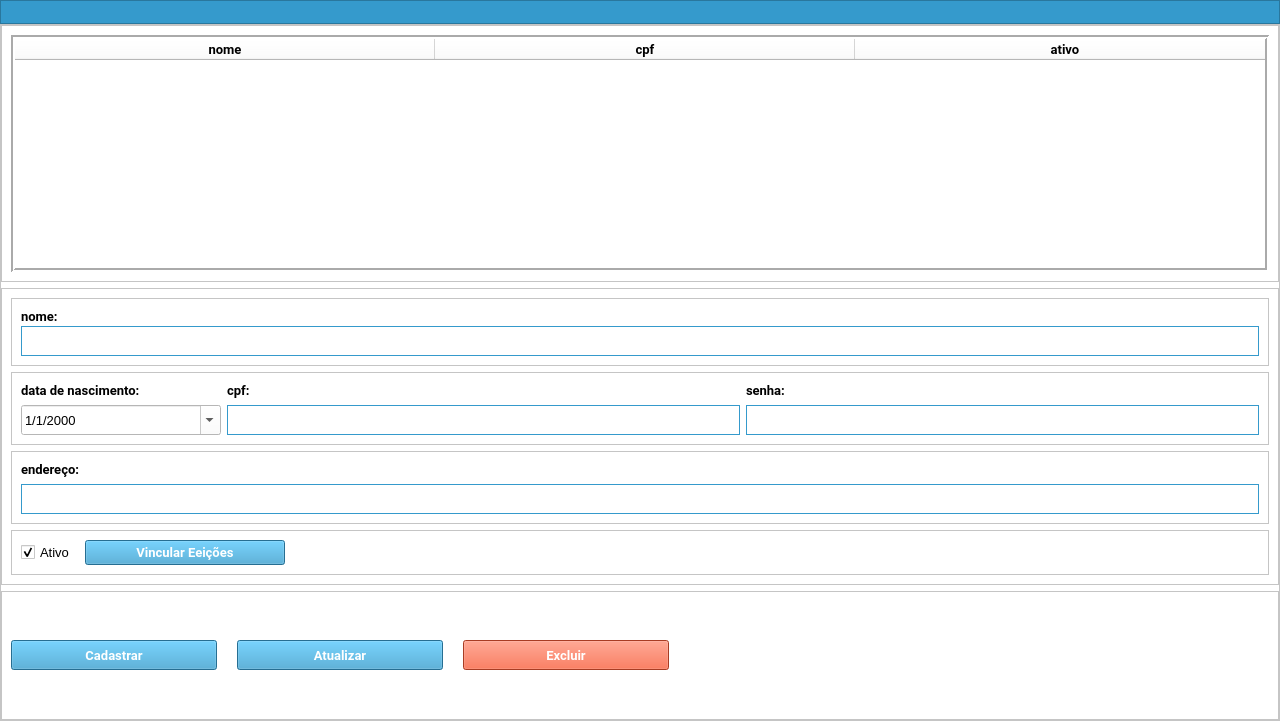
<?xml version="1.0" encoding="UTF-8"?>
<ui version="4.0">
 <class>MainWindow</class>
 <widget class="QMainWindow" name="MainWindow">
  <property name="geometry">
   <rect>
    <x>0</x>
    <y>0</y>
    <width>1280</width>
    <height>721</height>
   </rect>
  </property>
  <property name="windowTitle">
   <string>MainWindow</string>
  </property>
  <property name="windowIcon">
   <iconset>
    <normaloff>icons/logo_50.png</normaloff>icons/logo_50.png</iconset>
  </property>
  <widget class="QWidget" name="centralwidget">
   <layout class="QVBoxLayout" name="verticalLayout_2">
    <property name="spacing">
     <number>0</number>
    </property>
    <property name="leftMargin">
     <number>0</number>
    </property>
    <property name="topMargin">
     <number>0</number>
    </property>
    <property name="rightMargin">
     <number>0</number>
    </property>
    <property name="bottomMargin">
     <number>0</number>
    </property>
    <item>
     <widget class="QFrame" name="frame_menu">
      <property name="sizePolicy">
       <sizepolicy hsizetype="Maximum" vsizetype="Maximum">
        <horstretch>0</horstretch>
        <verstretch>0</verstretch>
       </sizepolicy>
      </property>
      <property name="maximumSize">
       <size>
        <width>16777214</width>
        <height>16777214</height>
       </size>
      </property>
      <property name="styleSheet">
       <string notr="true">background-color: rgb(53, 154, 204);</string>
      </property>
      <property name="frameShape">
       <enum>QFrame::StyledPanel</enum>
      </property>
      <property name="frameShadow">
       <enum>QFrame::Raised</enum>
      </property>
      <layout class="QHBoxLayout" name="horizontalLayout">
       <property name="spacing">
        <number>0</number>
       </property>
       <property name="leftMargin">
        <number>1</number>
       </property>
       <property name="topMargin">
        <number>0</number>
       </property>
       <property name="rightMargin">
        <number>0</number>
       </property>
       <property name="bottomMargin">
        <number>0</number>
       </property>
       <item alignment="Qt::AlignLeft">
        <widget class="QPushButton" name="pushButton_menu_main">
         <property name="enabled">
          <bool>true</bool>
         </property>
         <property name="text">
          <string/>
         </property>
         <property name="icon">
          <iconset>
           <normaloff>icons/logo_50.png</normaloff>icons/logo_50.png</iconset>
         </property>
         <property name="iconSize">
          <size>
           <width>24</width>
           <height>24</height>
          </size>
         </property>
         <property name="flat">
          <bool>true</bool>
         </property>
        </widget>
       </item>
       <item>
        <spacer name="horizontalSpacer">
         <property name="orientation">
          <enum>Qt::Horizontal</enum>
         </property>
         <property name="sizeHint" stdset="0">
          <size>
           <width>40</width>
           <height>20</height>
          </size>
         </property>
        </spacer>
       </item>
       <item>
        <widget class="QPushButton" name="pushButton_menu_exit">
         <property name="text">
          <string/>
         </property>
         <property name="icon">
          <iconset>
           <normaloff>icons/logout.png</normaloff>icons/logout.png</iconset>
         </property>
         <property name="iconSize">
          <size>
           <width>24</width>
           <height>24</height>
          </size>
         </property>
         <property name="flat">
          <bool>true</bool>
         </property>
        </widget>
       </item>
      </layout>
     </widget>
    </item>
    <item>
     <widget class="QFrame" name="frame">
      <property name="sizePolicy">
       <sizepolicy hsizetype="Preferred" vsizetype="Preferred">
        <horstretch>0</horstretch>
        <verstretch>1</verstretch>
       </sizepolicy>
      </property>
      <property name="styleSheet">
       <string notr="true">background-color: rgb(255, 255, 255);</string>
      </property>
      <property name="frameShape">
       <enum>QFrame::StyledPanel</enum>
      </property>
      <property name="frameShadow">
       <enum>QFrame::Raised</enum>
      </property>
      <layout class="QVBoxLayout" name="verticalLayout">
       <property name="leftMargin">
        <number>0</number>
       </property>
       <property name="topMargin">
        <number>0</number>
       </property>
       <property name="rightMargin">
        <number>0</number>
       </property>
       <property name="bottomMargin">
        <number>0</number>
       </property>
       <item>
        <widget class="QFrame" name="frame_2">
         <property name="sizePolicy">
          <sizepolicy hsizetype="Preferred" vsizetype="Preferred">
           <horstretch>0</horstretch>
           <verstretch>2</verstretch>
          </sizepolicy>
         </property>
         <property name="frameShape">
          <enum>QFrame::StyledPanel</enum>
         </property>
         <property name="frameShadow">
          <enum>QFrame::Raised</enum>
         </property>
         <layout class="QVBoxLayout" name="verticalLayout_3">
          <item>
           <widget class="QTableWidget" name="table">
            <property name="layoutDirection">
             <enum>Qt::LeftToRight</enum>
            </property>
            <property name="frameShape">
             <enum>QFrame::Box</enum>
            </property>
            <property name="frameShadow">
             <enum>QFrame::Sunken</enum>
            </property>
            <property name="lineWidth">
             <number>2</number>
            </property>
            <property name="horizontalScrollBarPolicy">
             <enum>Qt::ScrollBarAlwaysOff</enum>
            </property>
            <property name="editTriggers">
             <set>QAbstractItemView::NoEditTriggers</set>
            </property>
            <property name="showDropIndicator" stdset="0">
             <bool>false</bool>
            </property>
            <property name="dragDropOverwriteMode">
             <bool>false</bool>
            </property>
            <property name="selectionMode">
             <enum>QAbstractItemView::SingleSelection</enum>
            </property>
            <property name="selectionBehavior">
             <enum>QAbstractItemView::SelectRows</enum>
            </property>
            <property name="textElideMode">
             <enum>Qt::ElideLeft</enum>
            </property>
            <property name="showGrid">
             <bool>true</bool>
            </property>
            <property name="gridStyle">
             <enum>Qt::SolidLine</enum>
            </property>
            <property name="sortingEnabled">
             <bool>false</bool>
            </property>
            <property name="wordWrap">
             <bool>true</bool>
            </property>
            <property name="cornerButtonEnabled">
             <bool>true</bool>
            </property>
            <attribute name="horizontalHeaderVisible">
             <bool>true</bool>
            </attribute>
            <attribute name="horizontalHeaderCascadingSectionResizes">
             <bool>false</bool>
            </attribute>
            <attribute name="horizontalHeaderDefaultSectionSize">
             <number>420</number>
            </attribute>
            <attribute name="horizontalHeaderHighlightSections">
             <bool>false</bool>
            </attribute>
            <attribute name="horizontalHeaderMinimumSectionSize">
             <number>100</number>
            </attribute>
            <attribute name="horizontalHeaderShowSortIndicator" stdset="0">
             <bool>false</bool>
            </attribute>
            <attribute name="horizontalHeaderStretchLastSection">
             <bool>true</bool>
            </attribute>
            <attribute name="verticalHeaderVisible">
             <bool>false</bool>
            </attribute>
            <attribute name="verticalHeaderCascadingSectionResizes">
             <bool>false</bool>
            </attribute>
            <attribute name="verticalHeaderHighlightSections">
             <bool>true</bool>
            </attribute>
            <attribute name="verticalHeaderShowSortIndicator" stdset="0">
             <bool>false</bool>
            </attribute>
            <attribute name="verticalHeaderStretchLastSection">
             <bool>false</bool>
            </attribute>
            <column>
             <property name="text">
              <string>nome</string>
             </property>
             <property name="font">
              <font>
               <family>Roboto</family>
               <pointsize>10</pointsize>
               <weight>75</weight>
               <bold>true</bold>
              </font>
             </property>
            </column>
            <column>
             <property name="text">
              <string>cpf</string>
             </property>
             <property name="font">
              <font>
               <family>Roboto</family>
               <pointsize>10</pointsize>
               <weight>75</weight>
               <bold>true</bold>
              </font>
             </property>
            </column>
            <column>
             <property name="text">
              <string>ativo</string>
             </property>
             <property name="font">
              <font>
               <family>Roboto</family>
               <pointsize>10</pointsize>
               <weight>75</weight>
               <bold>true</bold>
              </font>
             </property>
            </column>
           </widget>
          </item>
         </layout>
        </widget>
       </item>
       <item>
        <widget class="QFrame" name="frame_3">
         <property name="sizePolicy">
          <sizepolicy hsizetype="Preferred" vsizetype="Preferred">
           <horstretch>0</horstretch>
           <verstretch>2</verstretch>
          </sizepolicy>
         </property>
         <property name="frameShape">
          <enum>QFrame::StyledPanel</enum>
         </property>
         <property name="frameShadow">
          <enum>QFrame::Raised</enum>
         </property>
         <layout class="QVBoxLayout" name="verticalLayout_4">
          <item>
           <widget class="QFrame" name="frame_5">
            <property name="frameShape">
             <enum>QFrame::StyledPanel</enum>
            </property>
            <property name="frameShadow">
             <enum>QFrame::Raised</enum>
            </property>
            <property name="lineWidth">
             <number>0</number>
            </property>
            <layout class="QVBoxLayout" name="verticalLayout_5">
             <property name="spacing">
              <number>1</number>
             </property>
             <item>
              <widget class="QLabel" name="label">
               <property name="font">
                <font>
                 <family>Roboto</family>
                 <pointsize>10</pointsize>
                 <weight>75</weight>
                 <bold>true</bold>
                </font>
               </property>
               <property name="inputMethodHints">
                <set>Qt::ImhNone</set>
               </property>
               <property name="text">
                <string>nome:</string>
               </property>
              </widget>
             </item>
             <item>
              <widget class="QLineEdit" name="lineEdit_nome">
               <property name="minimumSize">
                <size>
                 <width>0</width>
                 <height>30</height>
                </size>
               </property>
               <property name="font">
                <font>
                 <family>Arial</family>
                 <pointsize>10</pointsize>
                 <weight>50</weight>
                 <bold>false</bold>
                </font>
               </property>
               <property name="styleSheet">
                <string notr="true">border: 1px solid #359ACC;
box-shadow: 0px 4px 4px rgba(0, 0, 0, 0.25);</string>
               </property>
               <property name="text">
                <string/>
               </property>
               <property name="clearButtonEnabled">
                <bool>true</bool>
               </property>
              </widget>
             </item>
            </layout>
           </widget>
          </item>
          <item>
           <widget class="QFrame" name="frame_6">
            <property name="frameShape">
             <enum>QFrame::StyledPanel</enum>
            </property>
            <property name="frameShadow">
             <enum>QFrame::Raised</enum>
            </property>
            <property name="lineWidth">
             <number>0</number>
            </property>
            <layout class="QGridLayout" name="gridLayout">
             <item row="0" column="0">
              <widget class="QLabel" name="label_3">
               <property name="font">
                <font>
                 <family>Roboto</family>
                 <pointsize>10</pointsize>
                 <weight>75</weight>
                 <bold>true</bold>
                </font>
               </property>
               <property name="text">
                <string>data de nascimento:</string>
               </property>
              </widget>
             </item>
             <item row="0" column="1">
              <widget class="QLabel" name="label_4">
               <property name="font">
                <font>
                 <family>Roboto</family>
                 <pointsize>10</pointsize>
                 <weight>75</weight>
                 <bold>true</bold>
                </font>
               </property>
               <property name="text">
                <string>cpf:</string>
               </property>
              </widget>
             </item>
             <item row="1" column="2">
              <widget class="QLineEdit" name="lineEdit_senha">
               <property name="minimumSize">
                <size>
                 <width>0</width>
                 <height>30</height>
                </size>
               </property>
               <property name="font">
                <font>
                 <family>Arial</family>
                 <pointsize>10</pointsize>
                 <weight>50</weight>
                 <bold>false</bold>
                </font>
               </property>
               <property name="styleSheet">
                <string notr="true">border: 1px solid #359ACC;
box-shadow: 0px 4px 4px rgba(0, 0, 0, 0.25);</string>
               </property>
              </widget>
             </item>
             <item row="0" column="2">
              <widget class="QLabel" name="label_5">
               <property name="font">
                <font>
                 <family>Roboto</family>
                 <pointsize>10</pointsize>
                 <weight>75</weight>
                 <bold>true</bold>
                </font>
               </property>
               <property name="text">
                <string>senha:</string>
               </property>
              </widget>
             </item>
             <item row="1" column="0">
              <widget class="QDateEdit" name="dateEdit_nascimento">
               <property name="minimumSize">
                <size>
                 <width>200</width>
                 <height>30</height>
                </size>
               </property>
               <property name="font">
                <font>
                 <family>Arial</family>
                 <pointsize>10</pointsize>
                </font>
               </property>
               <property name="styleSheet">
                <string notr="true">border-color: rgb(53, 154, 204);</string>
               </property>
               <property name="displayFormat">
                <string>d/M/yyyy</string>
               </property>
               <property name="calendarPopup">
                <bool>true</bool>
               </property>
               <property name="date">
                <date>
                 <year>2000</year>
                 <month>1</month>
                 <day>1</day>
                </date>
               </property>
              </widget>
             </item>
             <item row="1" column="1">
              <widget class="QLineEdit" name="lineEdit_cpf">
               <property name="minimumSize">
                <size>
                 <width>0</width>
                 <height>30</height>
                </size>
               </property>
               <property name="font">
                <font>
                 <family>Arial</family>
                 <pointsize>10</pointsize>
                 <weight>50</weight>
                 <bold>false</bold>
                </font>
               </property>
               <property name="styleSheet">
                <string notr="true">border: 1px solid #359ACC;
box-shadow: 0px 4px 4px rgba(0, 0, 0, 0.25);</string>
               </property>
               <property name="text">
                <string/>
               </property>
               <property name="clearButtonEnabled">
                <bool>true</bool>
               </property>
              </widget>
             </item>
            </layout>
           </widget>
          </item>
          <item>
           <widget class="QFrame" name="frame_7">
            <property name="frameShape">
             <enum>QFrame::StyledPanel</enum>
            </property>
            <property name="frameShadow">
             <enum>QFrame::Raised</enum>
            </property>
            <property name="lineWidth">
             <number>0</number>
            </property>
            <layout class="QVBoxLayout" name="verticalLayout_7">
             <item>
              <widget class="QLabel" name="label_6">
               <property name="font">
                <font>
                 <family>Roboto</family>
                 <pointsize>10</pointsize>
                 <weight>75</weight>
                 <bold>true</bold>
                </font>
               </property>
               <property name="text">
                <string>endereço:</string>
               </property>
              </widget>
             </item>
             <item>
              <widget class="QLineEdit" name="lineEdit_endereco">
               <property name="minimumSize">
                <size>
                 <width>0</width>
                 <height>30</height>
                </size>
               </property>
               <property name="font">
                <font>
                 <family>Arial</family>
                 <pointsize>10</pointsize>
                 <weight>50</weight>
                 <bold>false</bold>
                </font>
               </property>
               <property name="styleSheet">
                <string notr="true">border: 1px solid #359ACC;
box-shadow: 0px 4px 4px rgba(0, 0, 0, 0.25);</string>
               </property>
               <property name="clearButtonEnabled">
                <bool>true</bool>
               </property>
              </widget>
             </item>
            </layout>
           </widget>
          </item>
          <item>
           <widget class="QFrame" name="frame_8">
            <property name="sizePolicy">
             <sizepolicy hsizetype="Expanding" vsizetype="Preferred">
              <horstretch>0</horstretch>
              <verstretch>0</verstretch>
             </sizepolicy>
            </property>
            <property name="layoutDirection">
             <enum>Qt::LeftToRight</enum>
            </property>
            <property name="autoFillBackground">
             <bool>false</bool>
            </property>
            <property name="frameShape">
             <enum>QFrame::StyledPanel</enum>
            </property>
            <property name="frameShadow">
             <enum>QFrame::Raised</enum>
            </property>
            <property name="lineWidth">
             <number>0</number>
            </property>
            <layout class="QHBoxLayout" name="horizontalLayout_3">
             <property name="spacing">
              <number>10</number>
             </property>
             <item>
              <widget class="QCheckBox" name="checkBox_ativo">
               <property name="enabled">
                <bool>true</bool>
               </property>
               <property name="sizePolicy">
                <sizepolicy hsizetype="Expanding" vsizetype="Fixed">
                 <horstretch>0</horstretch>
                 <verstretch>2</verstretch>
                </sizepolicy>
               </property>
               <property name="font">
                <font>
                 <family>Arial</family>
                 <pointsize>10</pointsize>
                 <weight>50</weight>
                 <bold>false</bold>
                </font>
               </property>
               <property name="text">
                <string>Ativo</string>
               </property>
               <property name="checkable">
                <bool>true</bool>
               </property>
               <property name="checked">
                <bool>true</bool>
               </property>
               <property name="tristate">
                <bool>false</bool>
               </property>
              </widget>
             </item>
             <item>
              <widget class="QPushButton" name="pushButton_vincular_eleicoes">
               <property name="sizePolicy">
                <sizepolicy hsizetype="Minimum" vsizetype="Fixed">
                 <horstretch>2</horstretch>
                 <verstretch>0</verstretch>
                </sizepolicy>
               </property>
               <property name="minimumSize">
                <size>
                 <width>200</width>
                 <height>0</height>
                </size>
               </property>
               <property name="maximumSize">
                <size>
                 <width>400</width>
                 <height>30</height>
                </size>
               </property>
               <property name="font">
                <font>
                 <family>Roboto</family>
                 <pointsize>10</pointsize>
                 <weight>75</weight>
                 <bold>true</bold>
                </font>
               </property>
               <property name="autoFillBackground">
                <bool>false</bool>
               </property>
               <property name="styleSheet">
                <string notr="true">background-color: rgb(53, 154, 204);
color: rgb(255, 255, 255);</string>
               </property>
               <property name="text">
                <string>Vincular Eeições</string>
               </property>
               <property name="icon">
                <iconset>
                 <normaloff>icons/outline_add_circle_outline_white_36dp.png</normaloff>icons/outline_add_circle_outline_white_36dp.png</iconset>
               </property>
               <property name="iconSize">
                <size>
                 <width>15</width>
                 <height>15</height>
                </size>
               </property>
               <property name="autoDefault">
                <bool>false</bool>
               </property>
               <property name="default">
                <bool>false</bool>
               </property>
               <property name="flat">
                <bool>false</bool>
               </property>
              </widget>
             </item>
             <item>
              <spacer name="horizontalSpacer_3">
               <property name="orientation">
                <enum>Qt::Horizontal</enum>
               </property>
               <property name="sizeType">
                <enum>QSizePolicy::Maximum</enum>
               </property>
               <property name="sizeHint" stdset="0">
                <size>
                 <width>5000000</width>
                 <height>20</height>
                </size>
               </property>
              </spacer>
             </item>
            </layout>
           </widget>
          </item>
         </layout>
        </widget>
       </item>
       <item>
        <widget class="QFrame" name="frame_4">
         <property name="sizePolicy">
          <sizepolicy hsizetype="Preferred" vsizetype="Preferred">
           <horstretch>0</horstretch>
           <verstretch>1</verstretch>
          </sizepolicy>
         </property>
         <property name="frameShape">
          <enum>QFrame::StyledPanel</enum>
         </property>
         <property name="frameShadow">
          <enum>QFrame::Raised</enum>
         </property>
         <property name="lineWidth">
          <number>0</number>
         </property>
         <layout class="QHBoxLayout" name="horizontalLayout_2">
          <property name="spacing">
           <number>20</number>
          </property>
          <item>
           <widget class="QPushButton" name="pushButton_cadastrar">
            <property name="sizePolicy">
             <sizepolicy hsizetype="Minimum" vsizetype="Fixed">
              <horstretch>0</horstretch>
              <verstretch>0</verstretch>
             </sizepolicy>
            </property>
            <property name="minimumSize">
             <size>
              <width>0</width>
              <height>0</height>
             </size>
            </property>
            <property name="maximumSize">
             <size>
              <width>700</width>
              <height>30</height>
             </size>
            </property>
            <property name="font">
             <font>
              <family>Roboto</family>
              <pointsize>10</pointsize>
              <weight>75</weight>
              <bold>true</bold>
             </font>
            </property>
            <property name="autoFillBackground">
             <bool>false</bool>
            </property>
            <property name="styleSheet">
             <string notr="true">background-color: rgb(53, 154, 204);
color: rgb(255, 255, 255);</string>
            </property>
            <property name="text">
             <string>Cadastrar</string>
            </property>
            <property name="iconSize">
             <size>
              <width>30</width>
              <height>30</height>
             </size>
            </property>
            <property name="autoDefault">
             <bool>false</bool>
            </property>
            <property name="default">
             <bool>false</bool>
            </property>
            <property name="flat">
             <bool>false</bool>
            </property>
           </widget>
          </item>
          <item>
           <widget class="QPushButton" name="pushButton_atualizar">
            <property name="sizePolicy">
             <sizepolicy hsizetype="Minimum" vsizetype="Fixed">
              <horstretch>0</horstretch>
              <verstretch>0</verstretch>
             </sizepolicy>
            </property>
            <property name="maximumSize">
             <size>
              <width>700</width>
              <height>30</height>
             </size>
            </property>
            <property name="font">
             <font>
              <family>Roboto</family>
              <pointsize>10</pointsize>
              <weight>75</weight>
              <bold>true</bold>
             </font>
            </property>
            <property name="autoFillBackground">
             <bool>false</bool>
            </property>
            <property name="styleSheet">
             <string notr="true">background-color: rgb(53, 154, 204);
color: rgb(255, 255, 255);</string>
            </property>
            <property name="text">
             <string>Atualizar</string>
            </property>
            <property name="iconSize">
             <size>
              <width>30</width>
              <height>30</height>
             </size>
            </property>
           </widget>
          </item>
          <item>
           <widget class="QPushButton" name="pushButton_excluir">
            <property name="sizePolicy">
             <sizepolicy hsizetype="Minimum" vsizetype="Fixed">
              <horstretch>0</horstretch>
              <verstretch>0</verstretch>
             </sizepolicy>
            </property>
            <property name="maximumSize">
             <size>
              <width>700</width>
              <height>30</height>
             </size>
            </property>
            <property name="font">
             <font>
              <family>Roboto</family>
              <pointsize>10</pointsize>
              <weight>75</weight>
              <bold>true</bold>
             </font>
            </property>
            <property name="autoFillBackground">
             <bool>false</bool>
            </property>
            <property name="styleSheet">
             <string notr="true">background-color: rgb(235, 84, 49);
color: rgb(255, 255, 255);</string>
            </property>
            <property name="text">
             <string>Excluir</string>
            </property>
            <property name="iconSize">
             <size>
              <width>30</width>
              <height>30</height>
             </size>
            </property>
           </widget>
          </item>
          <item>
           <spacer name="horizontalSpacer_2">
            <property name="orientation">
             <enum>Qt::Horizontal</enum>
            </property>
            <property name="sizeType">
             <enum>QSizePolicy::Maximum</enum>
            </property>
            <property name="sizeHint" stdset="0">
             <size>
              <width>600</width>
              <height>20</height>
             </size>
            </property>
           </spacer>
          </item>
         </layout>
        </widget>
       </item>
      </layout>
     </widget>
    </item>
   </layout>
  </widget>
 </widget>
 <resources/>
 <connections/>
</ui>
